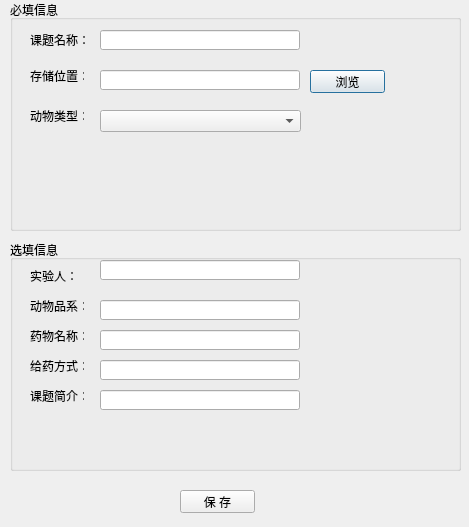
<?xml version="1.0" encoding="UTF-8"?>
<ui version="4.0">
 <class>NewProjectDialog</class>
 <widget class="QDialog" name="NewProjectDialog">
  <property name="geometry">
   <rect>
    <x>0</x>
    <y>0</y>
    <width>469</width>
    <height>527</height>
   </rect>
  </property>
  <property name="windowTitle">
   <string>Dialog</string>
  </property>
  <widget class="QGroupBox" name="groupBox">
   <property name="geometry">
    <rect>
     <x>10</x>
     <y>0</y>
     <width>451</width>
     <height>231</height>
    </rect>
   </property>
   <property name="title">
    <string>必填信息</string>
   </property>
   <widget class="QLabel" name="label">
    <property name="geometry">
     <rect>
      <x>20</x>
      <y>30</y>
      <width>61</width>
      <height>20</height>
     </rect>
    </property>
    <property name="text">
     <string>课题名称：</string>
    </property>
   </widget>
   <widget class="QLabel" name="label_2">
    <property name="geometry">
     <rect>
      <x>20</x>
      <y>70</y>
      <width>54</width>
      <height>12</height>
     </rect>
    </property>
    <property name="text">
     <string>存储位置：</string>
    </property>
   </widget>
   <widget class="QLabel" name="label_3">
    <property name="geometry">
     <rect>
      <x>20</x>
      <y>110</y>
      <width>54</width>
      <height>12</height>
     </rect>
    </property>
    <property name="text">
     <string>动物类型：</string>
    </property>
   </widget>
   <widget class="QLineEdit" name="lineEdit">
    <property name="geometry">
     <rect>
      <x>90</x>
      <y>30</y>
      <width>200</width>
      <height>20</height>
     </rect>
    </property>
   </widget>
   <widget class="QLineEdit" name="lineEdit_2">
    <property name="geometry">
     <rect>
      <x>90</x>
      <y>70</y>
      <width>200</width>
      <height>20</height>
     </rect>
    </property>
   </widget>
   <widget class="QPushButton" name="pushButton_2">
    <property name="geometry">
     <rect>
      <x>300</x>
      <y>70</y>
      <width>75</width>
      <height>23</height>
     </rect>
    </property>
    <property name="text">
     <string>浏览</string>
    </property>
   </widget>
   <widget class="QComboBox" name="comboBox">
    <property name="geometry">
     <rect>
      <x>90</x>
      <y>110</y>
      <width>201</width>
      <height>22</height>
     </rect>
    </property>
   </widget>
  </widget>
  <widget class="QGroupBox" name="groupBox_2">
   <property name="geometry">
    <rect>
     <x>10</x>
     <y>240</y>
     <width>451</width>
     <height>231</height>
    </rect>
   </property>
   <property name="title">
    <string>选填信息</string>
   </property>
   <widget class="QLabel" name="label_6">
    <property name="geometry">
     <rect>
      <x>20</x>
      <y>30</y>
      <width>54</width>
      <height>12</height>
     </rect>
    </property>
    <property name="text">
     <string>实验人：</string>
    </property>
   </widget>
   <widget class="QLabel" name="label_7">
    <property name="geometry">
     <rect>
      <x>20</x>
      <y>60</y>
      <width>54</width>
      <height>12</height>
     </rect>
    </property>
    <property name="text">
     <string>动物品系：</string>
    </property>
   </widget>
   <widget class="QLabel" name="label_8">
    <property name="geometry">
     <rect>
      <x>20</x>
      <y>90</y>
      <width>54</width>
      <height>12</height>
     </rect>
    </property>
    <property name="text">
     <string>药物名称：</string>
    </property>
   </widget>
   <widget class="QLabel" name="label_9">
    <property name="geometry">
     <rect>
      <x>20</x>
      <y>120</y>
      <width>54</width>
      <height>12</height>
     </rect>
    </property>
    <property name="text">
     <string>给药方式：</string>
    </property>
   </widget>
   <widget class="QLabel" name="label_10">
    <property name="geometry">
     <rect>
      <x>20</x>
      <y>150</y>
      <width>54</width>
      <height>12</height>
     </rect>
    </property>
    <property name="text">
     <string>课题简介：</string>
    </property>
   </widget>
   <widget class="QLineEdit" name="lineEdit_3">
    <property name="geometry">
     <rect>
      <x>90</x>
      <y>20</y>
      <width>200</width>
      <height>20</height>
     </rect>
    </property>
   </widget>
   <widget class="QLineEdit" name="lineEdit_4">
    <property name="geometry">
     <rect>
      <x>90</x>
      <y>60</y>
      <width>200</width>
      <height>20</height>
     </rect>
    </property>
   </widget>
   <widget class="QLineEdit" name="lineEdit_5">
    <property name="geometry">
     <rect>
      <x>90</x>
      <y>90</y>
      <width>200</width>
      <height>20</height>
     </rect>
    </property>
   </widget>
   <widget class="QLineEdit" name="lineEdit_6">
    <property name="geometry">
     <rect>
      <x>90</x>
      <y>120</y>
      <width>200</width>
      <height>20</height>
     </rect>
    </property>
   </widget>
   <widget class="QLineEdit" name="lineEdit_7">
    <property name="geometry">
     <rect>
      <x>90</x>
      <y>150</y>
      <width>200</width>
      <height>20</height>
     </rect>
    </property>
   </widget>
  </widget>
  <widget class="QPushButton" name="pushButton">
   <property name="geometry">
    <rect>
     <x>180</x>
     <y>490</y>
     <width>75</width>
     <height>23</height>
    </rect>
   </property>
   <property name="text">
    <string>保 存</string>
   </property>
  </widget>
 </widget>
 <resources/>
 <connections/>
</ui>
